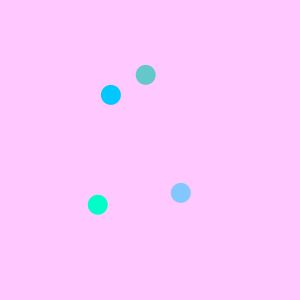
Frame 1 (no input)
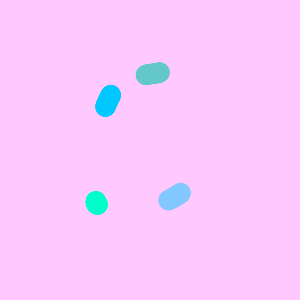
Frame 60 (the mouse pressed at the canvas centre just before this capture)
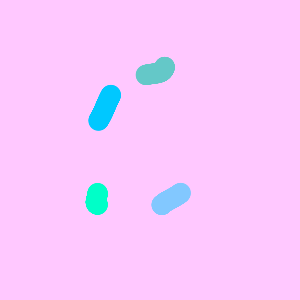
Frame 120 (the mouse held since frame 60 and released just before this capture)

The Processing sketch that drew these frames (run headless with seeded random() and noise(); from frame 60 on, the mouse is pressed at the canvas centre):

// Processing sketch: MagicWorms
// ── MagicWorms.pde

void setup() {
  size (300,300);
  background(300,200,300);
}
void draw(){
fill(0,200,300);
noStroke();
ellipse(getWormX(150),getWormY(150),20,20);  
fill(0,300,200);
ellipse(getWormX(300),getWormY(100),20,20);
fill(100,200,200);
ellipse(getWormX(100),getWormY(500),20,20);
fill(130,200,300);
ellipse(getWormX(250),getWormY(250),20,20);
}

float frequency = .001;
float noiseInterval = PI;

void makeMagical() {
     fill( 0, 0, 0, 10 );
     rect(0, 0, width, height);
     noStroke();
}

float getWormX(int i) {
     return map(noise(i*noiseInterval + frameCount * frequency), 0, 1, 0, width);
}

float getWormY(int i) {
     return map(noise(i*noiseInterval+1 + frameCount * frequency), 0, 1, 0, height);
}
